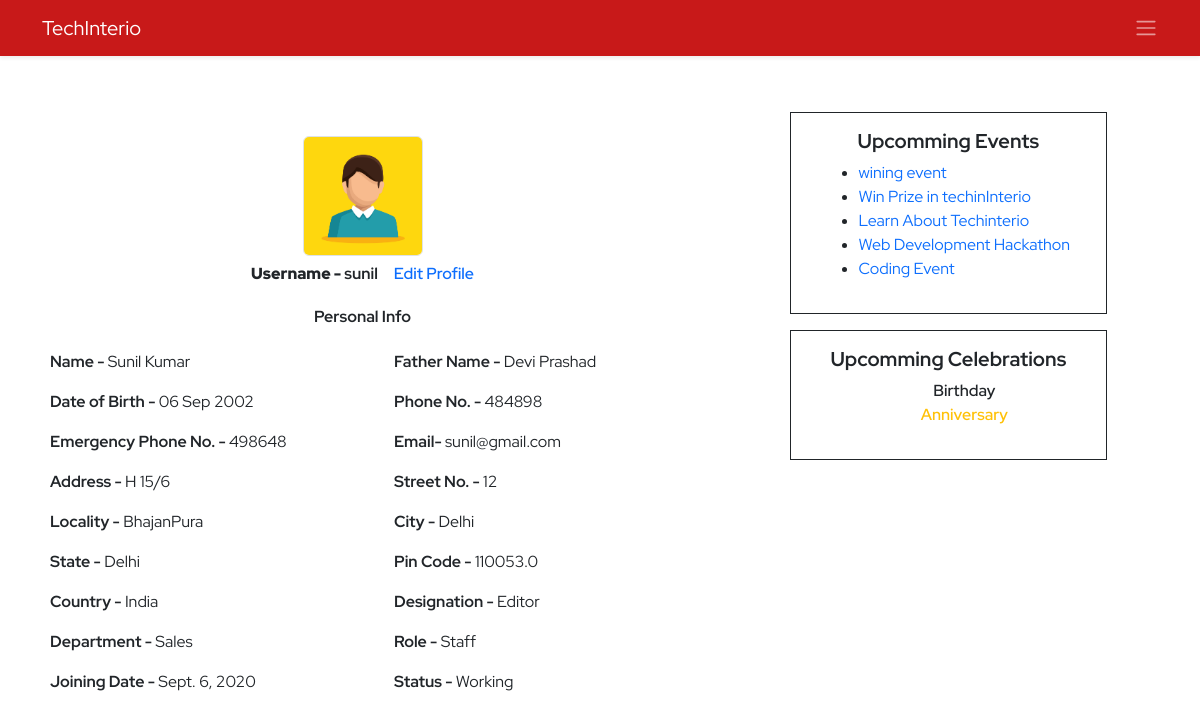
Page /ems/profile/ (signed in) on the committed database.
### ems/models.py (models this page shows, shortened)
class Employee(models.Model):
    empid=models.AutoField(primary_key=True)
    user=models.OneToOneField(User,on_delete=models.CASCADE)
    name=models.CharField(max_length=50)
    father_name=models.CharField(max_length=50)
    avtar=models.ImageField(upload_to='employee_profile_images', blank=True , default='profile.jpg')
    dob=models.DateField()
    email=models.EmailField(max_length=100)
    mobile_no=models.IntegerField()
    emergency_mobile_no=models.IntegerField(null=True,blank=True)
    address=models.OneToOneField(Address, on_delete=models.CASCADE,blank=True, null=True,)
    designation=models.CharField(max_length=70)
    role=models.ForeignKey(Role, on_delete=models.SET_NULL,blank=True, null=True,)
    department=models.ForeignKey(Department, on_delete=models.SET_NULL,blank=True, null=True,)
    joining_date=models.DateField()
    status=models.CharField(max_length=15)
    @property
    def imageURL(self):
        try:
            url=self.avtar.url
        except:
            url=''
        return url

class Address(models.Model):
    user=models.OneToOneField(User,on_delete=models.CASCADE, blank=True,null=True)
    address=models.CharField(max_length=150)
    street=models.CharField(max_length=70)
    locality=models.CharField(max_length=70)
    city=models.CharField(max_length=50)
    state=models.CharField(max_length=50)
    pincode=models.FloatField(max_length=50)
    country=models.CharField(max_length=50, default='India')

class Department(models.Model):
    name=models.CharField(max_length=70, unique=True)
    description=models.TextField(max_length=200)
    created_at = models.DateTimeField(auto_now_add=True,blank=True,null=True)
    updated_at = models.DateTimeField(auto_now=True,blank=True,null=True)
    def __str__(self):
        return self.name

class Role(models.Model):
    name=models.CharField(max_length=70, unique=True)
    description=models.TextField(max_length=200)
    created_at = models.DateTimeField(auto_now_add=True,blank=True,null=True)
    updated_at = models.DateTimeField(auto_now=True,blank=True,null=True)
    def __str__(self):
        return self.name

class Events(models.Model):
    title=models.CharField(max_length=150)
    description=models.TextField(max_length=300)
    created_at=models.DateTimeField(auto_now_add=True)
    updated_at=models.DateTimeField(auto_now=True)
    date=models.DateField()
    is_completed=models.BooleanField(default=False)

### ems/views.py (the view, shortened to what this page needs)
# urls.py: path('profile/',profile,name='profile'),
def profile(request):
    context={}
    try:
        if request.user.is_authenticated:
            if not request.user.is_superuser:
                try:
                    events=Events.objects.exclude(is_completed=True).order_by('-id')[:10]
                    profile=Employee.objects.get(user=request.user)
                    address=Address.objects.get(user=request.user)
                    dob=str(profile.dob).split('-')
                    now=datetime.now()
                    day=now.day
                    month=now.month
                    year=now.year
                    dob_day=int(dob[2])
                    dob_month=int(dob[1])
                    dob_year=int(dob[0])
                    name=str(profile.name).split(' ')
                    if dob_month == month and dob_day == day:
                        print('Happy Birthday to ',profile.name)
                        context['birthday']=True
                        context['name']=name[0]
                    else:
                        context['birthday']=False
                    joining_date=str(profile.joining_date).split('-')
                    j_day=int(joining_date[2])
                    j_month=int(joining_date[1])
                    j_year=int(joining_date[0])
                    completed_yers=year-j_year
                    context['profile']=profile
                    context['address']=address
                    context['events']=events
                except Exception as e:
                    print('Profile Inside Exception : ',e)
                    messages.warning(request, 'Profile Not found Please contact Admin')
                    return redirect('ems:ems')
                return render(request,'ems/profile.html',context)
            else:
                return redirect('ems:ems')
        else:
            messages.warning(request,'Please Login!')
            return redirect('home:login')
    except Exception as e:
        print('Profile Exception : ',e)
    return redirect('/')

### ems/templates/ems/profile.html (shortened to what this page needs)
{% extends './base.html' %}
{% block body %}
<section class="py-5">
    <div class="container">
        <div class="row d-flex justify-content-between">
            <div class="col-7 ">
                <div class="personal-info">
                    <table class="table table-borderless">
                        <tr>
                            <td colspan="2">
                                <div class="avtar d-flex align-items-center flex-column">
                                    <img src="{{profile.imageURL}}" alt="" class="rounded border ">
                                    <div class="d-flex justify-content-between align-items-center">
                                        <h6 class="m-2 profile-title"><b>Username - </b>{{profile.user.username}}</h6>
                                        <a href="{% url 'ems:profile-edit' %}" class="fw-semibold mx-2">Edit Profile</a>
                                    </div>
                                </div>
                            </td>
                        </tr>
                        <tr>
                            <td colspan="2">
                              <h6 class="text-center profile-title">Personal Info</h6>
                            </td>
                        </tr>
                        <tr>
                            <td><b>Name - </b>{{profile.name}}</td>
                            <td><b>Father Name - </b>{{profile.father_name}}</td>
                        </tr>
                        <tr>
                            <td><b>Date of Birth - </b>{{profile.dob |date:'d M Y'}}</td>
                            <td><b>Phone No. - </b>{{profile.mobile_no}}</td>
                        </tr>
                        <tr>
                            <td><b>Emergency Phone No. - </b>{{profile.emergency_mobile_no}}</td>
                            <td><b>Email- </b>{{profile.email}}</td>
                        </tr>
                        <tr>
                            <td><b>Address - </b>{{address.address}}</td>
                            <td><b>Street No. - </b>{{address.street}}</td>
                        </tr>
                        <tr>
                            <td><b>Locality - </b>{{address.locality}}</td>
                            <td><b>City - </b>{{address.city}}</td>
                        </tr>
                        <tr>
                            <td><b>State - </b>{{address.state}}</td>
                            <td><b>Pin Code - </b>{{address.pincode}}</td>
                        </tr>
                        <tr>
                            <td><b>Country - </b>{{address.country}}</td>
                            <td><b>Designation - </b>{{profile.designation}}</td>
                        </tr>
                        <tr>
                            <td><b>Department - </b>{{profile.department}}</td>
                            <td><b>Role - </b>{{profile.role}}</td>
                        </tr>
                        <tr>
                            <td><b>Joining Date - </b>{{profile.joining_date}}</td>
                            <td><b>Status - </b>{{profile.status}}</td>
                        </tr>
                    </table>
                </div>
            </div>
            <div class="col-4 ">
                <div class="row">
                    <div class="col-10 border border-dark  py-3 px-2 d-flex justify-content-center flex-column align-items-center">
                        <h3 class="events-title text-center mb-2">Upcomming Events</h3>
                        <ul>
                            {% for event in events  %}
                            <li><a href="{% url 'ems:event' event.id %}">{{event.title}}</a></li>
                            {% endfor %}
                        </ul>
                    </div>
                    <div class="col-10 border border-dark my-3 py-3 px-2 ">
                        <h3 class="events-title text-center mb-2">Upcomming Celebrations</h3>
                        <ul class="style-none" style="list-style:none ;">
                            <li class="text-center  fw-semibold">Birthday</li>
                            <li class="text-center text-warning fw-semibold">Anniversary</li>
                        </ul>
                    </div>
                </div>
            </div>
        </div>
    </div>
</section>
{% endblock body %}

### static/css/style.css (style rules this page uses)
* { margin: 0; padding: 0; box-sizing: border-box; }
:root { --body-font: 'Red Hat Display', sans-serif; --second-font: 'Kaushan Script', cursive; --biggest-font-size: 2rem; --bigger-font-size: 1.5rem; --big-font-size: 1.25rem; --h1-font-size: 1.5rem; --h2-font-size: 1.25rem; --h3-font-size: 1rem; --normal-font-size: .938rem; --small-font-size: .813rem; --smaller-font-size: .75rem; --font-bold: 700; --font-black: 900; }
@media screen and (min-width: 1024px) { :root { --biggest-font-size: 6rem; --bigger-font-size: 3.5rem; --big-font-size: 2.75rem; --h1-font-size: 2.25rem; --h2-font-size: 1.5rem; --h3-font-size: 1.25rem; --normal-font-size: 1rem; --small-font-size: .875rem; --smaller-font-size: .813rem; --bs-modal-width:700px; } }
* { box-sizing: border-box; padding: 0; margin: 0; }
html { scroll-behavior: smooth; }
body, button, label, select, input { font-family: var(--body-font); font-size: var(--normal-font-size); }
h1, h2, h3 { font-weight: var(--font-bold); }
a { text-decoration: none; }
img { max-width: 100%; height: auto; }
.avtar img { height: 120px; margin-top: 1rem; width: 120px; object-fit: cover; object-position: center; }
.profile-title { font-weight: var(--font-bold); font-size: var(--normal-font); }
.events-title { font-size:var(--h3-font-size) ; }

### rows in the picture
Employee: imageURL (picture), user.username "sunil", name "Sunil Kumar", father_name "Devi Prashad", dob "06 Sep 2002", mobile_no "484898", emergency_mobile_no "498648", email "sunil@gmail.com", designation "Editor", department "Sales", role "Staff", joining_date "Sept. 6, 2020", status "Working"
Address: address "H 15/6", street "12", locality "BhajanPura", city "Delhi", state "Delhi", pincode "110053.0", country "India"
Events: title "wining event"
Events: title "Win Prize in techinInterio"
Events: title "Learn About Techinterio"
Events: title "Web Development Hackathon"
Events: title "Coding Event"
